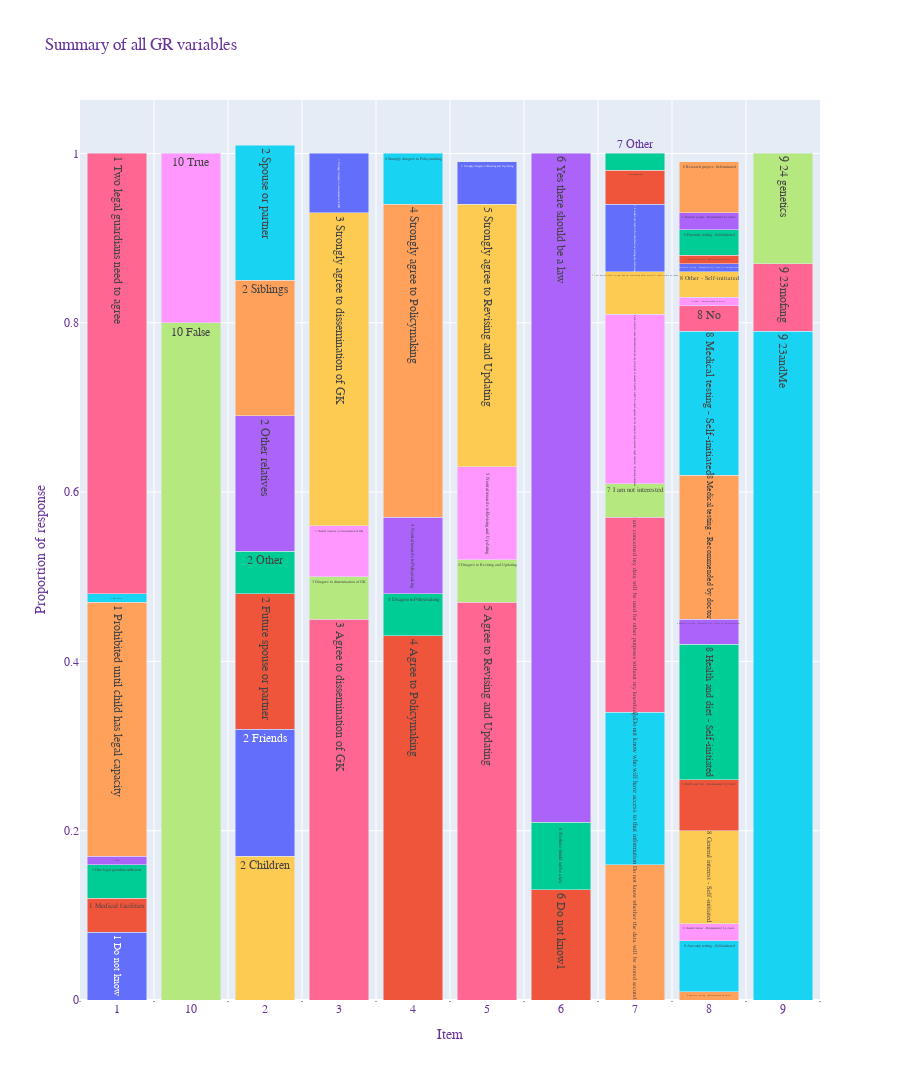

Write notebook code for a chart like this one.
### Code cell
fig = px.bar(fxn, x="Group", color="Option",
             y='Count',
             title="A Grouped Bar Chart With Plotly Express in Python",
             barmode='group',
             height=1080,
             text='Option'
            )
fig.update_layout(
    title="Summary of all GR variables",
    xaxis_title="Item",
    yaxis_title="Proportion of response",
    legend_title="Options",
    font=dict(
        family="Ariel, ariel",
        size=12,
        color="RebeccaPurple"
    ),
barmode="stack",
)

fig.update_traces(showlegend=False)
fig.update_traces(marker_showscale=False)

fig.update_xaxes(
    showgrid=True,
    ticks="outside",
    tickson="boundaries",
    ticklen=1,
    tickmode='linear'
)

fig.show()

fig.write_html("./summary_GR_variables.html")
